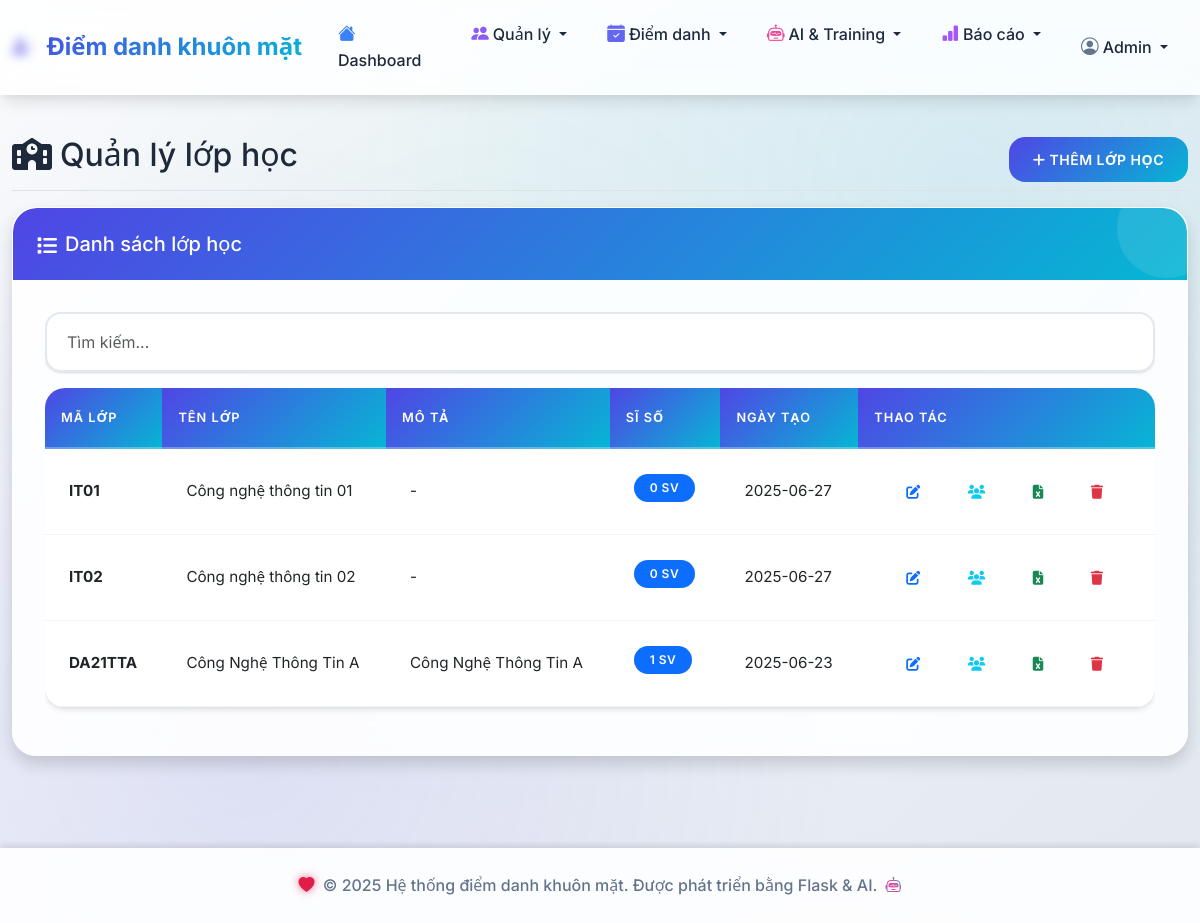
/classes/, run on the app's committed database.
### tables this page shows
CREATE TABLE classes (
            id INTEGER PRIMARY KEY AUTOINCREMENT,
            class_code TEXT UNIQUE NOT NULL,
            class_name TEXT NOT NULL,
            description TEXT,
            created_at TIMESTAMP DEFAULT CURRENT_TIMESTAMP
        );

### routes/classes.py (the view)
@classes_bp.route('/')
def list_classes():
    conn = get_db_connection()
    classes = conn.execute('''
        SELECT c.*, COUNT(s.id) as student_count
        FROM classes c
        LEFT JOIN students s ON c.id = s.class_id
        GROUP BY c.id
        ORDER BY c.created_at DESC
    ''').fetchall()
    conn.close()
    return render_template('classes/list.html', classes=classes)

### models/database.py (called while the page is built)
def get_db_connection():
    conn = sqlite3.connect(DATABASE_PATH)
    conn.row_factory = sqlite3.Row
    return conn

### templates/classes/list.html (shortened to what this page needs)
{% extends "base.html" %} {% block title %}Danh sách lớp học{% endblock %} {% block content %}
<div class="d-flex justify-content-between flex-wrap flex-md-nowrap align-items-center pt-3 pb-2 mb-3 border-bottom">
  <h1 class="h2"><i class="fas fa-school me-2"></i>Quản lý lớp học</h1>
  <div class="btn-toolbar mb-2 mb-md-0">
    <a href="{{ url_for('classes.add_class') }}" class="btn btn-primary"> <i class="fas fa-plus me-1"></i>Thêm lớp học </a>
  </div>
</div>
<div class="row">
  <div class="col-12">
    <div class="card shadow">
      <div class="card-header">
        <h5 class="mb-0"><i class="fas fa-list me-2"></i>Danh sách lớp học</h5>
      </div>
      <div class="card-body">
        {% if classes %}
        <div class="table-responsive">
          <table class="table table-hover" id="classesTable" data-enhance>
            <thead>
              <tr>
                <th data-sort="class_code">Mã lớp</th>
                <th data-sort="class_name">Tên lớp</th>
                <th data-sort="description">Mô tả</th>
                <th data-sort="student_count">Sĩ số</th>
                <th data-sort="created_at">Ngày tạo</th>
                <th>Thao tác</th>
              </tr>
            </thead>
            <tbody>
              {% for class in classes %}
              <tr>
                <td><strong>{{ class.class_code }}</strong></td>
                <td>{{ class.class_name }}</td>
                <td>{{ class.description or '-' }}</td>
                <td>
                  <span class="badge bg-primary">{{ class.student_count }} SV</span>
                </td>
                <td>{{ class.created_at.split(' ')[0] if class.created_at else '-' }}</td>
                <td>
                  <div class="btn-group btn-group-sm" role="group">
                    <a href="{{ url_for('classes.edit_class', class_id=class.id) }}" class="btn btn-outline-primary" title="Sửa">
                      <i class="fas fa-edit"></i>
                    </a>
                    <a href="{{ url_for('students.list_students') }}?class_id={{ class.id }}" class="btn btn-outline-info" title="Xem sinh viên">
                      <i class="fas fa-users"></i>
                    </a>
                    <button type="button" class="btn btn-outline-success" onclick="showExportModal({{ class.id }}, '{{ class.class_name }}')" title="Xuất file điểm danh">
                      <i class="fas fa-file-excel"></i>
                    </button>
                    <button type="button" class="btn btn-outline-danger" onclick="deleteClass({{ class.id }}, '{{ class.class_name }}')" title="Xóa">
                      <i class="fas fa-trash"></i>
                    </button>
                  </div>
                </td>
              </tr>
              {% endfor %}
            </tbody>
          </table>
        </div>
        {% endif %}
      </div>
    </div>
  </div>
</div>
{% endblock %}

### data on the page
classes: class_code "IT01", class_name "Công nghệ thông tin 01", description "-", student_count "0", created_at "2025-06-27"
classes: class_code "IT02", class_name "Công nghệ thông tin 02", description "-", student_count "0", created_at "2025-06-27"
classes: class_code "DA21TTA", class_name "Công Nghệ Thông Tin A", description "Công Nghệ Thông Tin A", student_count "1", created_at "2025-06-23"
